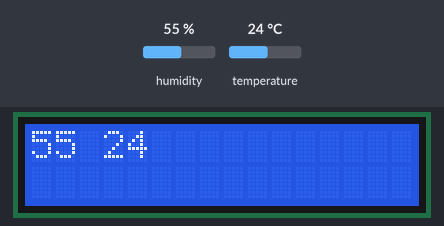
The sketch below on a simulated Arduino Uno, built with avr-gcc and run on an emulated ATmega328P. Parts: 16×2 character LCD. The inputs (shaded band) are chosen by the test bench; at power-on: humidity 55 %, temperature 24 °C. What the sketch prints to the serial monitor is not drawn.

Above: at 1.2 s.
1.3 s: humidity set to 22 %
At 3.3 s:
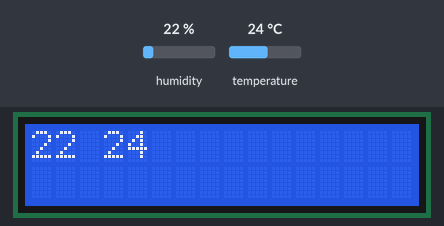
4.0 s: temperature set to 12 °C
At 4.8 s:
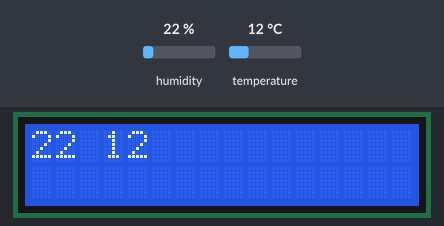
6.7 s: humidity set to 40 %
At 9.0 s:
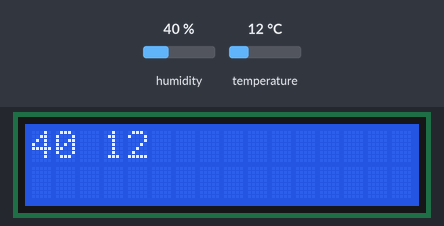
9.7 s: temperature set to 19 °C
At 10.5 s:
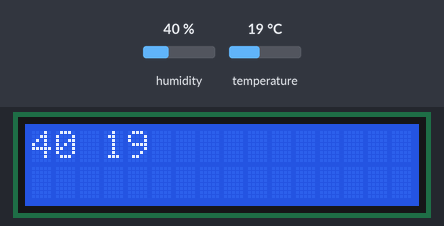
Timing chart, 0 to 12.7 s (numbered marks = the images above; inputs shaded):
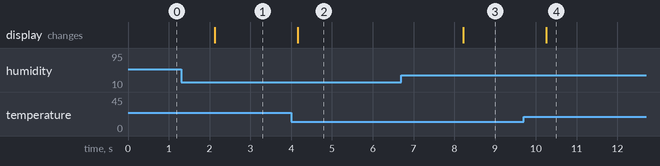

Measured:
- after the input at 1.3 s, the display: changes after 0.83 s (image 1)
- after the input at 4.0 s, the display: changes after 0.16 s (image 2)
- after the input at 6.7 s, the display: changes after 1.5 s (image 3)
- after the input at 9.7 s, the display: changes after 0.56 s (image 4)

The sketch:

ArduinoToDjango.ino
```cpp
#include <DHT.h>
#include <Wire.h>
#include <LiquidCrystal_I2C.h> // dolaczenie pobranej biblioteki I2C dla LCD

LiquidCrystal_I2C lcd(0x27, 16, 2);  // Ustawienie adresu ukladu na 0x27

int data = 0;

#define DHTPIN 12
#define DHTTYPE DHT11

DHT dht(DHTPIN, DHTTYPE);

void setup()
{
  lcd.init();   // Inicjalizacja LCD 2x16
  lcd.backlight(); // zalaczenie podwietlenia
  Serial.begin(9600);
  dht.begin();
}

void loop()
{
  //Pobranie informacji o wilgotnosci i temperaturze
  int wilgotnosc = dht.readHumidity();
  int temperatura = dht.readTemperature();
  unsigned long now = millis();


  if(wilgotnosc !=0 && temperatura !=0){
    lcd.clear();
    lcd.setCursor(0,0);
    Serial.print(wilgotnosc);
    lcd.print(wilgotnosc);
    Serial.print(" ");
    lcd.print(" ");
    Serial.println(temperatura);
    lcd.print(temperatura);
    delay(2000);
  }
}
```
